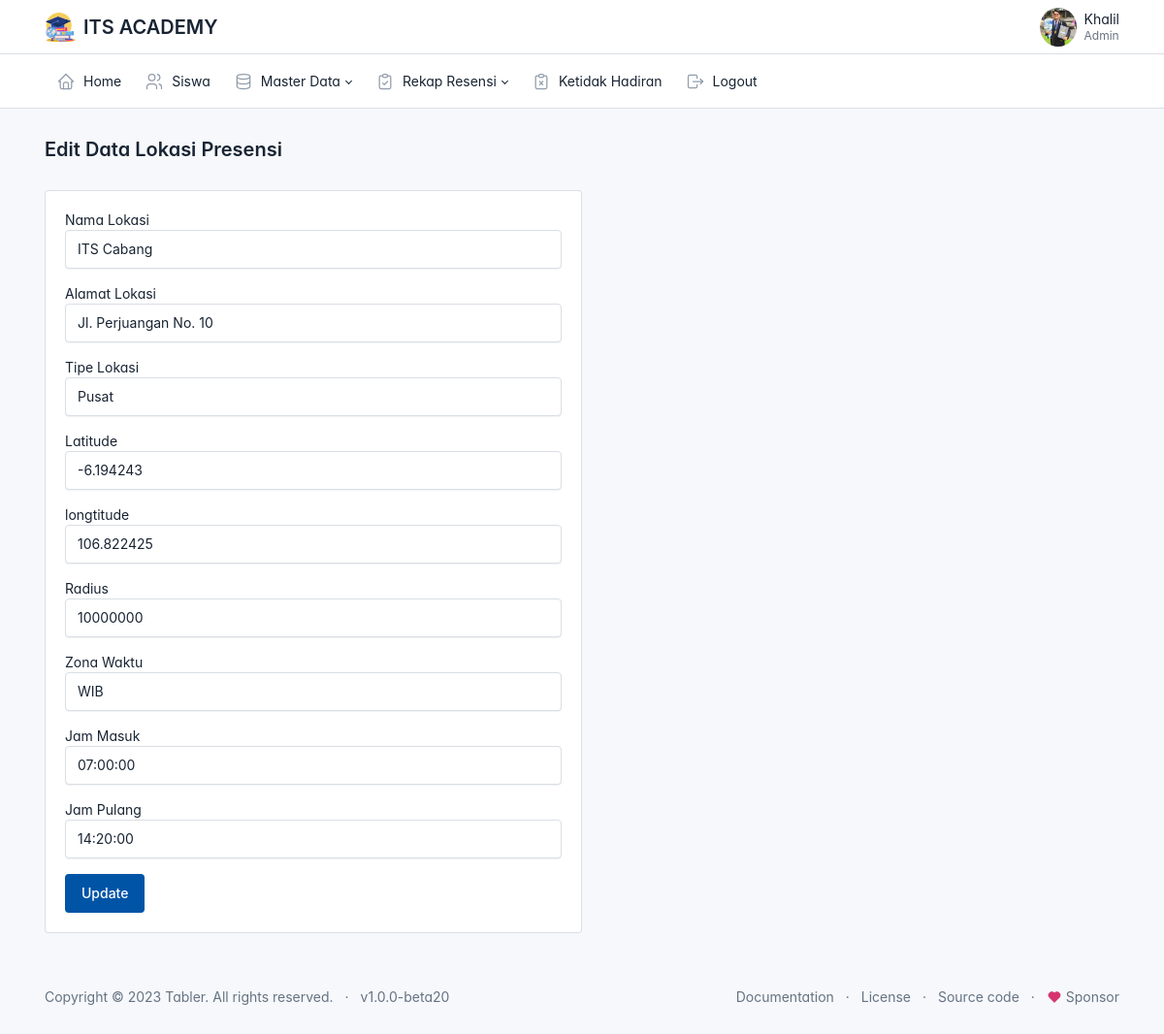
/admin/data_lokasi_presensi/edit.php?id=5 (signed in), run on the app's committed database.
### tables this page shows
CREATE TABLE `user` (
  `id` int(11) NOT NULL,
  `id_pegawai` int(11) NOT NULL,
  `username` varchar(225) NOT NULL,
  `password` varchar(225) NOT NULL,
  `status` varchar(20) NOT NULL,
  `role` varchar(20) NOT NULL
);

CREATE TABLE `siswa` (
  `id` int(11) NOT NULL,
  `nisn` varchar(50) NOT NULL,
  `nama` varchar(225) NOT NULL,
  `jenis_kelamin` varchar(10) NOT NULL,
  `alamat` varchar(225) NOT NULL,
  `no_handphone` varchar(20) NOT NULL,
  `kelas` varchar(50) NOT NULL,
  `lokasi_presensi` varchar(50) NOT NULL,
  `foto` varchar(225) NOT NULL
);

CREATE TABLE `lokasi_presensi` (
  `id` int(11) NOT NULL,
  `nama_lokasi` varchar(225) NOT NULL,
  `alamat_lokasi` varchar(225) NOT NULL,
  `tipe_lokasi` varchar(225) NOT NULL,
  `latitude` varchar(50) NOT NULL,
  `longtitude` varchar(50) NOT NULL,
  `radius` int(11) NOT NULL,
  `zona_waktu` varchar(4) NOT NULL,
  `jam_masuk` time NOT NULL,
  `jam_pulang` time NOT NULL
);

### siswa/config.php (called while the page is built, shortened)
<?php
function base_url($url = null)
{
    $base_url = 'http://localhost/presensi';
    if($url != null){
        return $base_url . '/'.$url;
    }else{
        return $base_url;
    }
}
?>

### admin/data_lokasi_presensi/edit.php (the view, shortened to what this page needs)
<?php
$judul = "Edit Data Lokasi Presensi";
include ('../layout/header.php');
require_once('../../siswa/config.php');
$id = isset($_GET["id"]) ? $_GET["id"] : $_POST['id'];
$result = mysqli_query($connection, "SELECT * FROM lokasi_presensi WHERE id=$id");
while($lokasi = mysqli_fetch_array($result)){
    $nama_lokasi = $lokasi['nama_lokasi'];
    $alamat_lokasi = $lokasi['alamat_lokasi'];
    $tipe_lokasi = $lokasi['tipe_lokasi'];
    $latitude = $lokasi['latitude'];
    $longtitude = $lokasi['longtitude'];
    $radius = $lokasi['radius'];
    $zona_waktu = $lokasi['zona_waktu'];
    $jam_masuk = $lokasi['jam_masuk'];
    $jam_pulang = $lokasi['jam_pulang'];
}
?>
<div class="page-body">
    <div class="container-xl">
        <div class="card col-md-6">
            <div class="card-body">
                <form action="<?= base_url('admin/data_lokasi_presensi/edit.php')?>" method="POST">
                    <div class="mb-3">
                        <label for="">Nama Lokasi</label>
                        <input type="text" class="form-control" name="nama_lokasi" value="<?=$nama_lokasi?>">
                    </div>
                    <div class="mb-3">
                        <label for="">Alamat Lokasi</label>
                        <input type="text" class="form-control" name="alamat_lokasi" value="<?=$alamat_lokasi?>">
                    </div>
                    <div class="mb-3">
                        <label for="">Tipe Lokasi</label>
                        <select name="tipe_lokasi" class="form-control">
                            <option <?php if($tipe_lokasi == 'pusat'){
                                echo 'selected';
                            }?> value="pusat">
                                Pusat
                            </option>
                        </select>
                    </div>
                    <div class=" mb-3">
                        <label for="">Latitude</label>
                        <input type="text" class="form-control" name="latitude" value="<?=$latitude?>">
                    </div>
                    <div class="mb-3">
                        <label for="">longtitude</label>
                        <input type="text" class="form-control" name="longtitude" value="<?=$longtitude?>">
                    </div>
                    <div class="mb-3">
                        <label for="">Radius</label>
                        <input type="text" class="form-control" name="radius" value="<?=$radius?>">
                    </div>
                    <div class="mb-3">
                        <label for="">Zona Waktu</label>
                        <select name="zona_waktu" class="form-control">
                            <option <?php if($zona_waktu == 'WIB'){
                                echo 'selected';
                            }?> value="WIB">
                                WIB
                            </option>
                        </select>
                    </div>
                    <div class="mb-3">
                        <label for="">Jam Masuk</label>
                        <input type="text" class="form-control" name="jam_masuk" value="<?=$jam_masuk?>">
                    </div>
                    <div class="mb-3">
                        <label for="">Jam Pulang</label>
                        <input type="text" class="form-control" name="jam_pulang" value="<?=$jam_pulang?>">
                    </div>
                    <button type="submit" name="update" class="btn btn-primary">Update</button>
                </form>
            </div>
        </div>
    </div>
</div>
<?php include('../layout/footer.php') ?>

### admin/layout/header.php (shortened to what this page needs)
<?php
global $judul;
require_once('../../siswa/config.php')
?>
<!doctype html>
<html lang="en">
<head>
    <link href="<?php echo base_url('asset/css/tabler.min.css?1692870487') ?>" rel="stylesheet" />
    <link href="<?php echo base_url('asset/css/tabler-vendors.min.css?1692870487')?>" rel="stylesheet" />
    <link href="<?php echo base_url('asset/css/demo.min.css?1692870487') ?>" rel="stylesheet" />
</head>
<body>
    <div class="page">
        <header class="navbar navbar-expand-md d-print-none">
            <div class="container-xl">
                <h1 class="navbar-brand navbar-brand-autodark d-none-navbar-horizontal pe-0 pe-md-3">
                    <a href=".">
                        <img src="<?php echo base_url('asset/img/ITS.svg')?>" width="110" height="32" alt="Tabler"
                            class="navbar-brand-image">
                    </a>
                    <span class="w-110 h-32 ">ITS ACADEMY</span>
                </h1>
                <div class="navbar-nav flex-row order-md-last">
                    <?php
                    $id = $_SESSION['id'];
                    $result = mysqli_query($connection,"SELECT user.id_pegawai,user.username,user.status,user.role, siswa. * FROM user JOIN siswa ON user.id_pegawai = siswa.id where siswa.id=$id");
                     ?>
                    <?php while($siswa = mysqli_fetch_array($result)) : ?>
                    <div class="nav-item dropdown">
                        <a href="#" class="nav-link d-flex lh-1 text-reset p-0" data-bs-toggle="dropdown"
                            aria-label="Open user menu">
                            <img class="avatar-sm" style="border-radius: 100%; width: 38px; "
                                src="<?= base_url('asset/img/foto_siswa/' .$siswa['foto']) ?> ">
                            <div class="d-none d-xl-block ps-2">
                                <div><?= $_SESSION['nama'] ?></div>
                                <div class="mt-1 small text-secondary"><?= $_SESSION['kelas']; ?></div>
                            </div>
                        </a>
                    </div>
                    <?php endwhile; ?>
                </div>
            </div>
        </header>
        <header class="navbar-expand-md">
            <div class="collapse navbar-collapse" id="navbar-menu">
                <div class="navbar">
                    <div class="container-xl">
                        <ul class="navbar-nav">
                            <li class="nav-item ">
                                <a class="nav-link" href="<?=base_url('admin/home/home.php')?>">
                                    <span class="nav-link-icon d-md-none d-lg-inline-block">
                                    </span>
                                    <span class="nav-link-title">
                                        Home
                                    </span>
                                </a>
                            </li>
                            <li class="nav-item ">
                                <a class="nav-link" href="<?=base_url('admin/data_siswa/siswa.php')?>">
                                    <span class="nav-link-icon d-md-none d-lg-inline-block">
                                    </span>
                                    <span class="nav-link-title">
                                        Siswa
                                    </span>
                                </a>
                            </li>
                            <li class="nav-item dropdown">
                                <a class="nav-link dropdown-toggle" href="#navbar-base" data-bs-toggle="dropdown"
                                    data-bs-auto-close="outside" role="button" aria-expanded="false">
                                    <span class="nav-link-icon d-md-none d-lg-inline-block">
                                    </span>
                                    <span class="nav-link-title">
                                        Master Data
                                    </span>
                                </a>
                            </li>
                            <li class="nav-item dropdown">
                                <a class="nav-link dropdown-toggle" href="#navbar-base" data-bs-toggle="dropdown"
                                    data-bs-auto-close="outside" role="button" aria-expanded="false">
                                    <span class="nav-link-icon d-md-none d-lg-inline-block">
                                    </span>
                                    <span class="nav-link-title">
                                        Rekap Resensi
                                    </span>
                                </a>
                            </li>
                            <li class="nav-item">
                                <a class="nav-link"
                                    href="<?=base_url('admin/data_ketidakhadiran/ketidakhadiran.php')?>">
                                    <span class="nav-link-icon d-md-none d-lg-inline-block">
                                    </span>
                                    <span class="nav-link-title">
                                        Ketidak Hadiran
                                    </span>
                                </a>
                            </li>
                            <li class="nav-item">
                                <a class="nav-link" href="<?= base_url('auth/logout.php') ?>">
                                    <span class="nav-link-icon d-md-none d-lg-inline-block">
                                    </span>
                                    <span class="nav-link-title">
                                        Logout
                                    </span>
                                </a>
                            </li>
                        </ul>
                    </div>
                </div>
            </div>
        </header>
        <div class="page-wrapper">
            <div class="page-header d-print-none">
                <div class="container-xl">
                    <div class="row g-2 align-items-center">
                        <div class="col">
                            <h2 class="page-title">
                                <?=$judul?>
                            </h2>
                        </div>
                    </div>
                </div>
            </div>

### admin/layout/header.php (style rules this page uses)
:root { --tblr-font-sans-serif: 'Inter Var', -apple-system, BlinkMacSystemFont, San Francisco, Segoe UI, Roboto, Helvetica Neue, sans-serif; }
body { font-feature-settings: "cv03", "cv04", "cv11"; }

### data on the page
user: id_pegawai.foto (picture)
lokasi_presensi: nama_lokasi "ITS Cabang", alamat_lokasi "Jl. Perjuangan No. 10", tipe_lokasi "Pusat", latitude "-6.194243", longtitude "106.822425", radius "10000000", zona_waktu "WIB", jam_masuk "07:00:00", jam_pulang "14:20:00"

### other printed values
$judul "Edit Data Lokasi Presensi"
